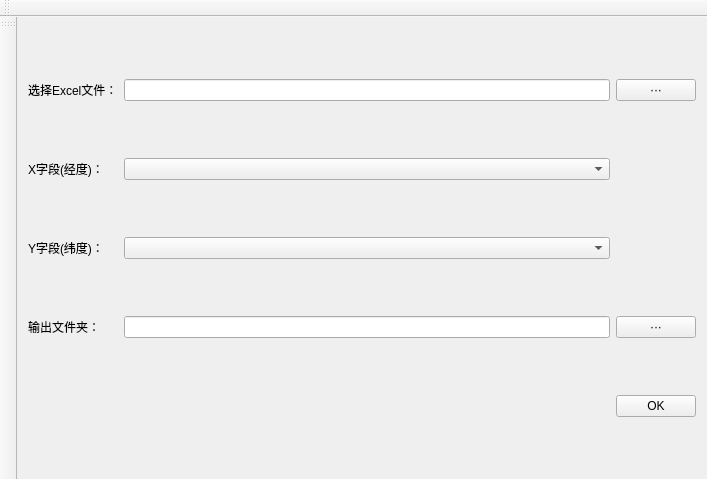
<?xml version="1.0" encoding="UTF-8"?>
<ui version="4.0">
 <class>readExcelClass</class>
 <widget class="QMainWindow" name="readExcelClass">
  <property name="geometry">
   <rect>
    <x>0</x>
    <y>0</y>
    <width>707</width>
    <height>479</height>
   </rect>
  </property>
  <property name="minimumSize">
   <size>
    <width>694</width>
    <height>479</height>
   </size>
  </property>
  <property name="windowTitle">
   <string>readExcel</string>
  </property>
  <widget class="QWidget" name="centralWidget">
   <layout class="QGridLayout" name="gridLayout">
    <item row="2" column="0">
     <widget class="QLabel" name="label_3">
      <property name="styleSheet">
       <string notr="true">font: 12pt &quot;Times New Roman&quot;;</string>
      </property>
      <property name="text">
       <string>Y字段(纬度)：</string>
      </property>
     </widget>
    </item>
    <item row="0" column="0">
     <widget class="QLabel" name="label">
      <property name="styleSheet">
       <string notr="true"> font: 12pt &quot;Times New Roman&quot;;
 </string>
      </property>
      <property name="text">
       <string>选择Excel文件：</string>
      </property>
     </widget>
    </item>
    <item row="0" column="3">
     <widget class="QPushButton" name="selectPath">
      <property name="text">
       <string>···</string>
      </property>
     </widget>
    </item>
    <item row="4" column="2">
     <widget class="QLineEdit" name="lineEdit_2"/>
    </item>
    <item row="2" column="2">
     <widget class="QComboBox" name="comboBoxY"/>
    </item>
    <item row="4" column="3">
     <widget class="QPushButton" name="outPath">
      <property name="text">
       <string>···</string>
      </property>
     </widget>
    </item>
    <item row="5" column="3">
     <widget class="QPushButton" name="pushButtonOK">
      <property name="text">
       <string>OK</string>
      </property>
     </widget>
    </item>
    <item row="4" column="0">
     <widget class="QLabel" name="label_4">
      <property name="styleSheet">
       <string notr="true">font: 12pt &quot;Times New Roman&quot;;</string>
      </property>
      <property name="text">
       <string>输出文件夹：</string>
      </property>
     </widget>
    </item>
    <item row="1" column="2">
     <widget class="QComboBox" name="comboBoxX"/>
    </item>
    <item row="0" column="2">
     <widget class="QLineEdit" name="lineEdit"/>
    </item>
    <item row="1" column="0">
     <widget class="QLabel" name="label_2">
      <property name="styleSheet">
       <string notr="true">font: 12pt &quot;Times New Roman&quot;;</string>
      </property>
      <property name="text">
       <string>X字段(经度)：</string>
      </property>
     </widget>
    </item>
   </layout>
  </widget>
  <widget class="QMenuBar" name="menuBar">
   <property name="geometry">
    <rect>
     <x>0</x>
     <y>0</y>
     <width>707</width>
     <height>22</height>
    </rect>
   </property>
  </widget>
  <widget class="QToolBar" name="mainToolBar">
   <attribute name="toolBarArea">
    <enum>TopToolBarArea</enum>
   </attribute>
   <attribute name="toolBarBreak">
    <bool>false</bool>
   </attribute>
  </widget>
  <widget class="QToolBar" name="toolBar">
   <property name="windowTitle">
    <string>toolBar</string>
   </property>
   <attribute name="toolBarArea">
    <enum>LeftToolBarArea</enum>
   </attribute>
   <attribute name="toolBarBreak">
    <bool>false</bool>
   </attribute>
  </widget>
 </widget>
 <layoutdefault spacing="6" margin="11"/>
 <resources/>
 <connections/>
</ui>
